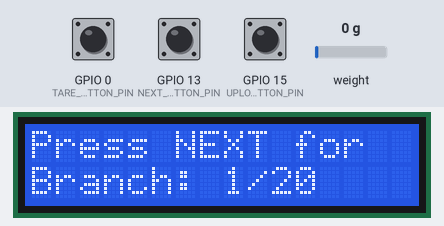
Bench run of a sketch on a simulated ESP8266 (NodeMCU). Shown: 16×2 character LCD. The inputs (shaded band) are chosen by the test bench; at power-on: GPIO 13 (NEXT_BUTTON_PIN) HIGH, GPIO 15 (UPLOAD_BUTTON_PIN) HIGH, GPIO 0 (TARE_BUTTON_PIN) HIGH, weight on the scale 0 g. WiFi joins after 1.5 s; servers stay silent unless stated; uploads are accepted with an empty reply; what the sketch prints to the serial monitor is not drawn.

Above: at 6.0 s.
6.1 s: GPIO 13 (NEXT_BUTTON_PIN) pulled LOW for 0.15 s
At 6.7 s:
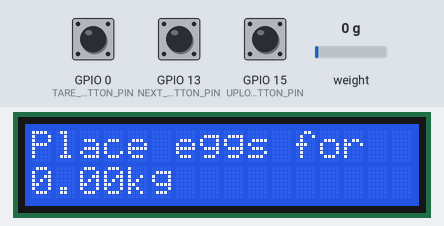
6.8 s: GPIO 15 (UPLOAD_BUTTON_PIN) pulled LOW for 0.15 s
At 7.9 s:
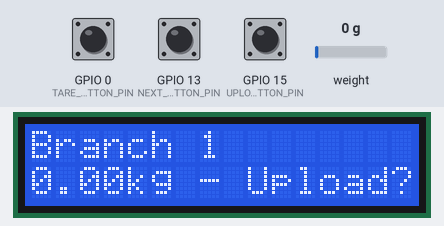
8.8 s: GPIO 0 (TARE_BUTTON_PIN) pulled LOW for 0.15 s
At 10.3 s:
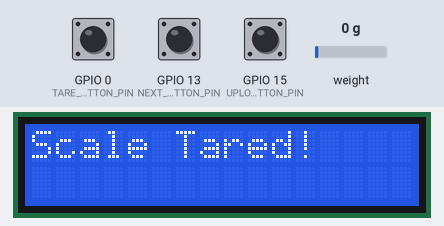
11.9 s: GPIO 13 (NEXT_BUTTON_PIN) pulled LOW for 1 s
At 12.7 s:
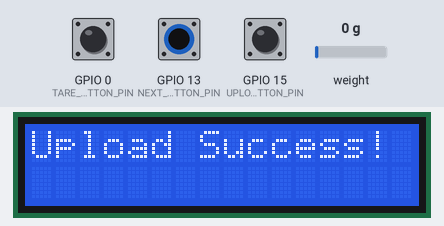
15.1 s: GPIO 0 (TARE_BUTTON_PIN) pulled LOW for 1 s
At 17.3 s:
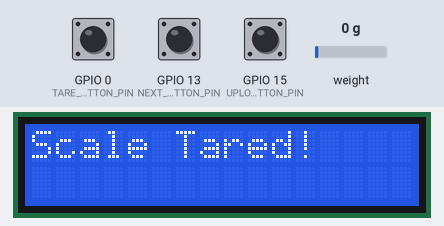
19.1 s: GPIO 0 (TARE_BUTTON_PIN) pulled LOW for 3.2 s
Timing chart, 0 to 22.1 s (numbered marks = the images above; inputs shaded):
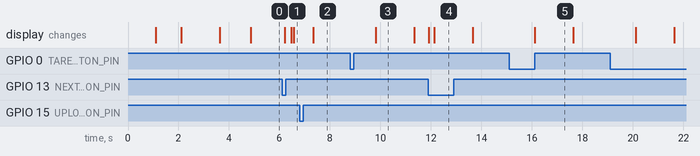

The sketch:

Updater.ino
```cpp
// --- Core & WiFi Libraries ---
#include <Arduino.h>
#include <ESP8266WiFi.h>
#include <ESP8266WiFiMulti.h>
#include <ESP8266HTTPClient.h>
#include <WiFiClientSecure.h>

// --- OTA Update Libraries ---
#include <ESP8266httpUpdate.h>
#include <ArduinoJson.h>

// --- Weighing System Libraries ---
#include <Wire.h>
#include <LiquidCrystal_I2C.h>
#include "HX711.h"

// =================================================================
// ======================= CONFIGURATION ===========================
// =================================================================

// --- WiFi Configuration ---
const char* ssid = "AdvancedCollege";
const char* password = "acem@123";

// --- OTA Update Configuration ---
const char* FIRMWARE_VERSION = "1.0"; // The version of THIS binary.
const char* UPDATE_JSON_URL = "https://github.com/zorawar-sizuka/nodemcuv3/releases/download/latest/version.json";
const unsigned long UPDATE_CHECK_INTERVAL = 1800000; // Check for updates every 0.5 hour

// --- Weighing System Configuration ---
const char* serverUrl = "https://farm-main-nine.vercel.app/api/hatchery/weight";
#define DT 12       // GPIO12 (D6) for HX711 DT
#define SCK 14      // GPIO14 (D5) for HX711 SCK
#define TARE_BUTTON_PIN 0    // GPIO0  (D3)
#define NEXT_BUTTON_PIN 13   // GPIO13 (D7) for moving to next branch
#define UPLOAD_BUTTON_PIN 15 // GPIO15 (D8) for uploading data

// =================================================================
// ==================== GLOBAL OBJECTS & VARIABLES =================
// =================================================================

// --- OTA Logic Variables ---
unsigned long previousMillisOTA = 0;

// --- Weighing System Objects & Variables ---
ESP8266WiFiMulti WiFiMulti;
HX711 scale;
LiquidCrystal_I2C lcd(0x27, 16, 2); // LCD I2C address 0x27, 16x2 display

int currentBranch = 1;
const int totalBranches = 20;
float weight = 0;
bool measurementTaken = false;
unsigned long lastDebounceTime = 0;
const unsigned long debounceDelay = 200;

enum SystemState {
  SELECT_BRANCH,
  PLACE_EGGS,
  UPLOAD_DATA,
  COMPLETED
};
SystemState currentState = SELECT_BRANCH;


// =================================================================
// ======================= OTA UPDATE LOGIC ========================
// =================================================================
// This entire function is from your original OTA code.
void checkForUpdates() {
  Serial.println("Checking for updates...");

  BearSSL::WiFiClientSecure client;
  client.setInsecure(); // This is used for both the JSON check and the binary download

  HTTPClient http;

  if (!http.begin(client, UPDATE_JSON_URL)) {
    Serial.println("Failed to begin HTTP client for JSON check.");
    return;
  }

  http.setFollowRedirects(HTTPC_STRICT_FOLLOW_REDIRECTS);

  int httpCode = http.GET();
  if (httpCode != HTTP_CODE_OK) {
    Serial.printf("Failed to check version. HTTP error code: %d -> %s\n", httpCode, http.errorToString(httpCode).c_str());
    http.end();
    return;
  }

  String payload = http.getString();
  http.end();

  StaticJsonDocument<256> doc;
  DeserializationError error = deserializeJson(doc, payload);

  if (error) {
    Serial.print(F("JSON parsing failed: "));
    Serial.println(error.c_str());
    return;
  }

  const char* serverVersion = doc["version"];
  Serial.printf("Current firmware version: %s\n", FIRMWARE_VERSION);
  Serial.printf("Server firmware version: %s\n", serverVersion);

  if (strcmp(serverVersion, FIRMWARE_VERSION) > 0) {
    Serial.println("New firmware available. Preparing to update.");
    String binaryFilename = doc["file"];
    String binaryUrl = UPDATE_JSON_URL;
    binaryUrl.replace("version.json", binaryFilename);

    Serial.println("Firmware URL: " + binaryUrl);

    // The client is passed to the updater, which will use its security settings
    t_httpUpdate_return ret = ESPhttpUpdate.update(client, binaryUrl);

    switch (ret) {
      case HTTP_UPDATE_FAILED:
        Serial.printf("HTTP_UPDATE_FAILED Error (%d): %s\n", ESPhttpUpdate.getLastError(), ESPhttpUpdate.getLastErrorString().c_str());
        break;
      case HTTP_UPDATE_NO_UPDATES:
        Serial.println("HTTP_UPDATE_NO_UPDATES"); // Should not happen in this logic block
        break;
      case HTTP_UPDATE_OK:
        Serial.println("HTTP_UPDATE_OK"); // This message is rarely seen as the ESP restarts
        break;
    }
  } else {
    Serial.println("Firmware is up to date.");
  }
}


// =================================================================
// ==================== WEIGHING SYSTEM LOGIC ======================
// =================================================================
// These functions are from your original weighing system code.

void handleButtons() {
  // Debounce logic
  if ((millis() - lastDebounceTime) < debounceDelay) {
    return;
  }

  // Tare button (works in any state)
  if (digitalRead(TARE_BUTTON_PIN) == LOW) {
    scale.tare();
    lcd.clear();
    lcd.print("Scale Tared!");
    lastDebounceTime = millis();
    delay(1500);
    // No need to call updateDisplay() here, the main loop will handle it.
    return;
  }

  // State machine button handling
  switch(currentState) {
    case SELECT_BRANCH:
      if (digitalRead(NEXT_BUTTON_PIN) == LOW) {
        currentState = PLACE_EGGS;
        measurementTaken = false;
        lastDebounceTime = millis();
      }
      break;

    case PLACE_EGGS:
      if (digitalRead(UPLOAD_BUTTON_PIN) == LOW) {
        if (scale.is_ready()) {
          weight = scale.get_units(5); // Get average of 5 readings
          measurementTaken = true;
          currentState = UPLOAD_DATA;
          lastDebounceTime = millis();
        }
      }
      break;

    case UPLOAD_DATA:
      if (digitalRead(NEXT_BUTTON_PIN) == LOW) {
        uploadData();
        if (currentBranch < totalBranches) {
          currentBranch++;
          currentState = SELECT_BRANCH;
        } else {
          currentState = COMPLETED;
        }
        lastDebounceTime = millis();
      }
      break;

    case COMPLETED:
      if (digitalRead(NEXT_BUTTON_PIN) == LOW) {
        // Reset the process
        currentBranch = 1;
        currentState = SELECT_BRANCH;
        lastDebounceTime = millis();
      }
      break;
  }
}

void updateDisplay() {
  lcd.clear();
  switch(currentState) {
    case SELECT_BRANCH:
      lcd.print("Press NEXT for");
      lcd.setCursor(0, 1);
      lcd.print("Branch: " + String(currentBranch) + "/" + String(totalBranches));
      break;

    case PLACE_EGGS:
      lcd.print("Place eggs for");
      lcd.setCursor(0, 1);
      lcd.print("Branch " + String(currentBranch));
      // Continuous weight reading is handled in loop()
      break;

    case UPLOAD_DATA:
      lcd.print("Branch " + String(currentBranch));
      lcd.setCursor(0, 1);
      lcd.print(String(weight, 2) + "kg - Upload?");
      break;

    case COMPLETED:
      lcd.print("All branches done!");
      lcd.setCursor(0, 1);
      lcd.print("Press to restart");
      break;
  }
}

void uploadData() {
  if (WiFiMulti.run() == WL_CONNECTED) {
    BearSSL::WiFiClientSecure client;
    HTTPClient https;

    Serial.print("[HTTPS] begin...\n");

    // Using setInsecure() as per your original code for easier HTTPS connection
    client.setInsecure();

    if (https.begin(client, serverUrl)) {
      https.addHeader("Content-Type", "application/json");

      String payload = "{\"branch\":" + String(currentBranch) +
                      ",\"weight\":" + String(weight, 2) + "}";

      Serial.print("[HTTPS] POST...\n");
      Serial.println("Payload: " + payload);
      lcd.clear();
      lcd.print("Uploading...");

      int httpCode = https.POST(payload);

      if (httpCode > 0) {
        Serial.printf("[HTTPS] POST... code: %d\n", httpCode);
        if (httpCode == HTTP_CODE_OK || httpCode == HTTP_CODE_CREATED) {
          String response = https.getString();
          Serial.println("Response: " + response);
          lcd.clear();
          lcd.print("Upload Success!");
          delay(1500);
        } else {
          lcd.clear();
          lcd.print("Upload Error");
          lcd.setCursor(0, 1);
          lcd.print("Code: " + String(httpCode));
          delay(2000);
        }
      } else {
        Serial.printf("[HTTPS] POST... failed, error: %s\n", https.errorToString(httpCode).c_str());
        lcd.clear();
        lcd.print("Upload Failed");
        delay(1500);
      }
      https.end();
    } else {
      Serial.println("[HTTPS] Unable to connect");
      lcd.clear();
      lcd.print("HTTPS Error");
      delay(1500);
    }
  } else {
    lcd.clear();
    lcd.print("WiFi Disconnected");
    delay(1500);
  }
}


// =================================================================
// ========================= SETUP & LOOP ==========================
// =================================================================

void setup() {
  Serial.begin(115200);
  Serial.println("\n\nBooting Combined Weighing & OTA System...");
  Serial.printf("Current Firmware Version: %s\n", FIRMWARE_VERSION);

  // --- Initialize Weighing System Hardware ---
  pinMode(TARE_BUTTON_PIN, INPUT_PULLUP);
  pinMode(NEXT_BUTTON_PIN, INPUT_PULLUP);
  pinMode(UPLOAD_BUTTON_PIN, INPUT_PULLUP);

  lcd.init();
  lcd.backlight();
  lcd.print("Initializing...");

  scale.begin(DT, SCK);
  while (!scale.is_ready()) {
    Serial.println("Waiting for HX711...");
    lcd.clear();
    lcd.print("Scale not found");
    delay(1000);
  }
  scale.set_scale(57470); // Your calibrated scale factor
  scale.tare();
  lcd.clear();
  lcd.print("Scale Ready");
  delay(1000);

  // --- Connect to WiFi ---
  WiFi.mode(WIFI_STA);
  WiFiMulti.addAP(ssid, password);

  lcd.clear();
  lcd.print("Connecting WiFi");
  Serial.print("Connecting to WiFi...");

  while (WiFiMulti.run() != WL_CONNECTED) {
    delay(500);
    Serial.print(".");
  }

  Serial.println("\nWiFi connected.");
  Serial.print("IP address: ");
  Serial.println(WiFi.localIP());
  lcd.clear();
  lcd.print("WiFi Connected");
  delay(1000);

  // --- Initialize OTA System ---
  // Configure the updater library to follow redirects globally for binary downloads.
  ESPhttpUpdate.setFollowRedirects(HTTPC_STRICT_FOLLOW_REDIRECTS);

  // Perform an initial check for updates on boot.
  checkForUpdates();
}

void loop() {
  // --- Background Task: Check for OTA updates periodically ---
  unsigned long currentMillis = millis();
  if (currentMillis - previousMillisOTA >= UPDATE_CHECK_INTERVAL) {
    previousMillisOTA = currentMillis;
    checkForUpdates();
  }

  // --- Primary Task: Run the weighing system logic ---
  static unsigned long lastDisplayUpdateTime = 0;

  handleButtons();

  // Continuously read and display weight only in the PLACE_EGGS state
  if (currentState == PLACE_EGGS && scale.is_ready()) {
    float currentWeight = scale.get_units(1);
    lcd.setCursor(0, 1);
    lcd.print(String(currentWeight, 2) + "kg        "); // Add spaces to clear previous longer numbers
  }

  // Update the main display text, but not too frequently to avoid flicker
  // This is a small improvement to your original loop structure.
  if (millis() - lastDisplayUpdateTime > 500) {
      updateDisplay();
      lastDisplayUpdateTime = millis();
  }
}
```

Measured:
- after the input at 6.1 s, the display: first changes after 0.11 s (image 1 shows a later state)
- after the input at 6.8 s, the display: changes after 0.53 s (image 2)
- after the input at 8.8 s, the display: changes after 1.0 s (image 3)
- after the input at 11.9 s, the display: first changes at once (image 4 shows a later state)
- after the input at 15.1 s, the display: changes after 1.0 s (image 5)
- what the display in image 3 shows lasts 1.5 s, from 9.8 s to 11.3 s
